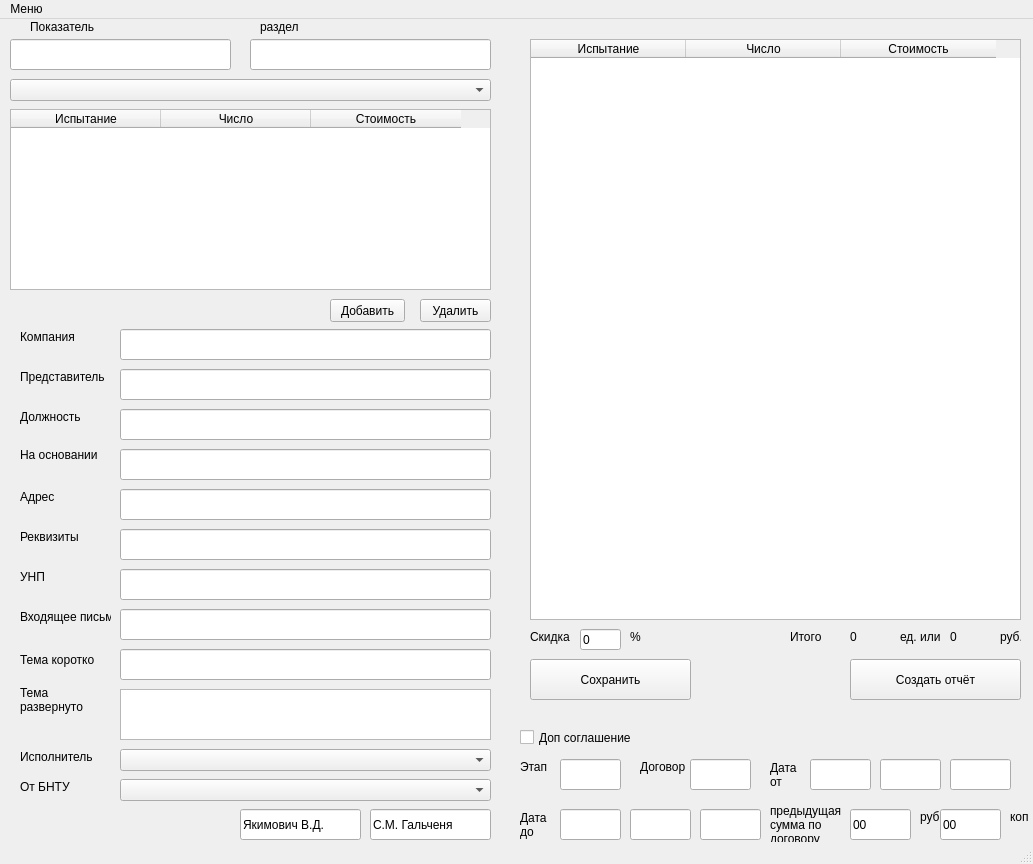
<?xml version="1.0" encoding="UTF-8"?>
<ui version="4.0">
 <class>MainWindow</class>
 <widget class="QMainWindow" name="MainWindow">
  <property name="geometry">
   <rect>
    <x>0</x>
    <y>0</y>
    <width>1033</width>
    <height>864</height>
   </rect>
  </property>
  <property name="windowTitle">
   <string>MainWindow</string>
  </property>
  <widget class="QWidget" name="centralwidget">
   <widget class="QTableWidget" name="tableWidget">
    <property name="geometry">
     <rect>
      <x>10</x>
      <y>90</y>
      <width>481</width>
      <height>181</height>
     </rect>
    </property>
    <property name="editTriggers">
     <set>QAbstractItemView::EditKeyPressed</set>
    </property>
    <attribute name="horizontalHeaderCascadingSectionResizes">
     <bool>false</bool>
    </attribute>
    <attribute name="horizontalHeaderDefaultSectionSize">
     <number>150</number>
    </attribute>
    <attribute name="horizontalHeaderMinimumSectionSize">
     <number>50</number>
    </attribute>
    <attribute name="horizontalHeaderShowSortIndicator" stdset="0">
     <bool>false</bool>
    </attribute>
    <attribute name="horizontalHeaderStretchLastSection">
     <bool>false</bool>
    </attribute>
    <column>
     <property name="text">
      <string>Испытание</string>
     </property>
    </column>
    <column>
     <property name="text">
      <string>Число</string>
     </property>
    </column>
    <column>
     <property name="text">
      <string>Стоимость</string>
     </property>
    </column>
   </widget>
   <widget class="QPushButton" name="addButton_1">
    <property name="geometry">
     <rect>
      <x>330</x>
      <y>280</y>
      <width>75</width>
      <height>23</height>
     </rect>
    </property>
    <property name="text">
     <string>Добавить</string>
    </property>
   </widget>
   <widget class="QComboBox" name="comboBox">
    <property name="geometry">
     <rect>
      <x>10</x>
      <y>60</y>
      <width>481</width>
      <height>22</height>
     </rect>
    </property>
   </widget>
   <widget class="QPushButton" name="deleteButton">
    <property name="geometry">
     <rect>
      <x>420</x>
      <y>280</y>
      <width>71</width>
      <height>23</height>
     </rect>
    </property>
    <property name="text">
     <string>Удалить</string>
    </property>
   </widget>
   <widget class="QTableWidget" name="tableWidget_2">
    <property name="geometry">
     <rect>
      <x>530</x>
      <y>20</y>
      <width>491</width>
      <height>581</height>
     </rect>
    </property>
    <attribute name="horizontalHeaderCascadingSectionResizes">
     <bool>false</bool>
    </attribute>
    <attribute name="horizontalHeaderDefaultSectionSize">
     <number>155</number>
    </attribute>
    <attribute name="horizontalHeaderMinimumSectionSize">
     <number>50</number>
    </attribute>
    <attribute name="horizontalHeaderShowSortIndicator" stdset="0">
     <bool>false</bool>
    </attribute>
    <attribute name="horizontalHeaderStretchLastSection">
     <bool>false</bool>
    </attribute>
    <column>
     <property name="text">
      <string>Испытание</string>
     </property>
    </column>
    <column>
     <property name="text">
      <string>Число</string>
     </property>
    </column>
    <column>
     <property name="text">
      <string>Стоимость</string>
     </property>
    </column>
   </widget>
   <widget class="QPushButton" name="pushButton_3">
    <property name="geometry">
     <rect>
      <x>530</x>
      <y>640</y>
      <width>161</width>
      <height>41</height>
     </rect>
    </property>
    <property name="text">
     <string>Сохранить</string>
    </property>
   </widget>
   <widget class="QPushButton" name="pushButton_4">
    <property name="geometry">
     <rect>
      <x>850</x>
      <y>640</y>
      <width>171</width>
      <height>41</height>
     </rect>
    </property>
    <property name="text">
     <string>Создать отчёт</string>
    </property>
   </widget>
   <widget class="QLabel" name="label">
    <property name="geometry">
     <rect>
      <x>20</x>
      <y>310</y>
      <width>91</width>
      <height>16</height>
     </rect>
    </property>
    <property name="text">
     <string>Компания</string>
    </property>
   </widget>
   <widget class="QLabel" name="label_2">
    <property name="geometry">
     <rect>
      <x>20</x>
      <y>420</y>
      <width>91</width>
      <height>31</height>
     </rect>
    </property>
    <property name="text">
     <string>На основании</string>
    </property>
    <property name="wordWrap">
     <bool>true</bool>
    </property>
   </widget>
   <widget class="QLabel" name="label_3">
    <property name="geometry">
     <rect>
      <x>20</x>
      <y>470</y>
      <width>91</width>
      <height>16</height>
     </rect>
    </property>
    <property name="text">
     <string>Адрес</string>
    </property>
   </widget>
   <widget class="QLabel" name="label_4">
    <property name="geometry">
     <rect>
      <x>20</x>
      <y>510</y>
      <width>91</width>
      <height>16</height>
     </rect>
    </property>
    <property name="text">
     <string>Реквизиты</string>
    </property>
   </widget>
   <widget class="QLabel" name="label_5">
    <property name="geometry">
     <rect>
      <x>20</x>
      <y>550</y>
      <width>91</width>
      <height>16</height>
     </rect>
    </property>
    <property name="text">
     <string>УНП</string>
    </property>
   </widget>
   <widget class="QLabel" name="label_6">
    <property name="geometry">
     <rect>
      <x>20</x>
      <y>620</y>
      <width>91</width>
      <height>41</height>
     </rect>
    </property>
    <property name="text">
     <string>Тема коротко</string>
    </property>
    <property name="wordWrap">
     <bool>true</bool>
    </property>
   </widget>
   <widget class="QLabel" name="label_7">
    <property name="geometry">
     <rect>
      <x>20</x>
      <y>350</y>
      <width>91</width>
      <height>16</height>
     </rect>
    </property>
    <property name="text">
     <string>Представитель</string>
    </property>
   </widget>
   <widget class="QLabel" name="label_8">
    <property name="geometry">
     <rect>
      <x>30</x>
      <y>0</y>
      <width>91</width>
      <height>16</height>
     </rect>
    </property>
    <property name="text">
     <string>Показатель</string>
    </property>
   </widget>
   <widget class="QLabel" name="label_9">
    <property name="geometry">
     <rect>
      <x>260</x>
      <y>0</y>
      <width>91</width>
      <height>16</height>
     </rect>
    </property>
    <property name="text">
     <string>раздел</string>
    </property>
   </widget>
   <widget class="QLineEdit" name="search_2">
    <property name="geometry">
     <rect>
      <x>250</x>
      <y>20</y>
      <width>241</width>
      <height>31</height>
     </rect>
    </property>
   </widget>
   <widget class="QLineEdit" name="search_1">
    <property name="geometry">
     <rect>
      <x>10</x>
      <y>20</y>
      <width>221</width>
      <height>31</height>
     </rect>
    </property>
   </widget>
   <widget class="QLabel" name="label_10">
    <property name="geometry">
     <rect>
      <x>1000</x>
      <y>610</y>
      <width>21</width>
      <height>16</height>
     </rect>
    </property>
    <property name="text">
     <string>руб.</string>
    </property>
   </widget>
   <widget class="QLabel" name="label_11">
    <property name="geometry">
     <rect>
      <x>950</x>
      <y>610</y>
      <width>41</width>
      <height>16</height>
     </rect>
    </property>
    <property name="text">
     <string>0</string>
    </property>
   </widget>
   <widget class="QLabel" name="label_12">
    <property name="geometry">
     <rect>
      <x>900</x>
      <y>610</y>
      <width>41</width>
      <height>16</height>
     </rect>
    </property>
    <property name="text">
     <string>ед. или</string>
    </property>
   </widget>
   <widget class="QLabel" name="label_13">
    <property name="geometry">
     <rect>
      <x>850</x>
      <y>610</y>
      <width>41</width>
      <height>16</height>
     </rect>
    </property>
    <property name="text">
     <string>0</string>
    </property>
   </widget>
   <widget class="QLabel" name="label_14">
    <property name="geometry">
     <rect>
      <x>790</x>
      <y>610</y>
      <width>41</width>
      <height>16</height>
     </rect>
    </property>
    <property name="text">
     <string>Итого</string>
    </property>
   </widget>
   <widget class="QLabel" name="label_15">
    <property name="geometry">
     <rect>
      <x>530</x>
      <y>610</y>
      <width>41</width>
      <height>16</height>
     </rect>
    </property>
    <property name="text">
     <string>Скидка</string>
    </property>
   </widget>
   <widget class="QLineEdit" name="sale">
    <property name="geometry">
     <rect>
      <x>580</x>
      <y>610</y>
      <width>41</width>
      <height>21</height>
     </rect>
    </property>
    <property name="inputMethodHints">
     <set>Qt::ImhDigitsOnly</set>
    </property>
    <property name="text">
     <string>0</string>
    </property>
   </widget>
   <widget class="QLabel" name="label_16">
    <property name="geometry">
     <rect>
      <x>630</x>
      <y>610</y>
      <width>41</width>
      <height>16</height>
     </rect>
    </property>
    <property name="text">
     <string>%</string>
    </property>
   </widget>
   <widget class="QComboBox" name="comboBox_2">
    <property name="geometry">
     <rect>
      <x>120</x>
      <y>730</y>
      <width>371</width>
      <height>22</height>
     </rect>
    </property>
   </widget>
   <widget class="QLabel" name="label_17">
    <property name="geometry">
     <rect>
      <x>20</x>
      <y>730</y>
      <width>91</width>
      <height>16</height>
     </rect>
    </property>
    <property name="text">
     <string>Исполнитель</string>
    </property>
   </widget>
   <widget class="QLabel" name="label_18">
    <property name="geometry">
     <rect>
      <x>20</x>
      <y>760</y>
      <width>91</width>
      <height>16</height>
     </rect>
    </property>
    <property name="text">
     <string>От БНТУ</string>
    </property>
   </widget>
   <widget class="QComboBox" name="comboBox_3">
    <property name="geometry">
     <rect>
      <x>120</x>
      <y>760</y>
      <width>371</width>
      <height>22</height>
     </rect>
    </property>
   </widget>
   <widget class="QLineEdit" name="textfield_1">
    <property name="geometry">
     <rect>
      <x>120</x>
      <y>310</y>
      <width>371</width>
      <height>31</height>
     </rect>
    </property>
   </widget>
   <widget class="QLineEdit" name="textfield_2">
    <property name="geometry">
     <rect>
      <x>120</x>
      <y>350</y>
      <width>371</width>
      <height>31</height>
     </rect>
    </property>
   </widget>
   <widget class="QLineEdit" name="textfield_3">
    <property name="geometry">
     <rect>
      <x>120</x>
      <y>430</y>
      <width>371</width>
      <height>31</height>
     </rect>
    </property>
   </widget>
   <widget class="QLineEdit" name="textfield_4">
    <property name="geometry">
     <rect>
      <x>120</x>
      <y>470</y>
      <width>371</width>
      <height>31</height>
     </rect>
    </property>
   </widget>
   <widget class="QLineEdit" name="textfield_5">
    <property name="geometry">
     <rect>
      <x>120</x>
      <y>510</y>
      <width>371</width>
      <height>31</height>
     </rect>
    </property>
   </widget>
   <widget class="QLineEdit" name="textfield_6">
    <property name="geometry">
     <rect>
      <x>120</x>
      <y>550</y>
      <width>371</width>
      <height>31</height>
     </rect>
    </property>
   </widget>
   <widget class="QLineEdit" name="textfield_7">
    <property name="geometry">
     <rect>
      <x>120</x>
      <y>590</y>
      <width>371</width>
      <height>31</height>
     </rect>
    </property>
   </widget>
   <widget class="QLineEdit" name="textfield_8">
    <property name="geometry">
     <rect>
      <x>120</x>
      <y>630</y>
      <width>371</width>
      <height>31</height>
     </rect>
    </property>
   </widget>
   <widget class="QLabel" name="label_19">
    <property name="geometry">
     <rect>
      <x>20</x>
      <y>590</y>
      <width>91</width>
      <height>16</height>
     </rect>
    </property>
    <property name="text">
     <string>Входящее письмо</string>
    </property>
   </widget>
   <widget class="QLineEdit" name="chefbox">
    <property name="geometry">
     <rect>
      <x>240</x>
      <y>790</y>
      <width>121</width>
      <height>31</height>
     </rect>
    </property>
    <property name="text">
     <string>Якимович В.Д.</string>
    </property>
   </widget>
   <widget class="QLineEdit" name="zavpes">
    <property name="geometry">
     <rect>
      <x>370</x>
      <y>790</y>
      <width>121</width>
      <height>31</height>
     </rect>
    </property>
    <property name="text">
     <string>С.М. Гальченя</string>
    </property>
   </widget>
   <widget class="QCheckBox" name="checkBox">
    <property name="geometry">
     <rect>
      <x>520</x>
      <y>710</y>
      <width>131</width>
      <height>17</height>
     </rect>
    </property>
    <property name="text">
     <string>Доп соглашение</string>
    </property>
   </widget>
   <widget class="QLabel" name="label_20">
    <property name="geometry">
     <rect>
      <x>520</x>
      <y>740</y>
      <width>31</width>
      <height>16</height>
     </rect>
    </property>
    <property name="text">
     <string>Этап</string>
    </property>
   </widget>
   <widget class="QLabel" name="label_21">
    <property name="geometry">
     <rect>
      <x>640</x>
      <y>740</y>
      <width>51</width>
      <height>16</height>
     </rect>
    </property>
    <property name="text">
     <string>Договор</string>
    </property>
   </widget>
   <widget class="QLineEdit" name="textfield_11">
    <property name="geometry">
     <rect>
      <x>850</x>
      <y>790</y>
      <width>61</width>
      <height>31</height>
     </rect>
    </property>
    <property name="text">
     <string>00</string>
    </property>
   </widget>
   <widget class="QLabel" name="label_22">
    <property name="geometry">
     <rect>
      <x>770</x>
      <y>780</y>
      <width>71</width>
      <height>51</height>
     </rect>
    </property>
    <property name="text">
     <string>предыдущая сумма по договору</string>
    </property>
    <property name="wordWrap">
     <bool>true</bool>
    </property>
   </widget>
   <widget class="QLabel" name="label_23">
    <property name="geometry">
     <rect>
      <x>20</x>
      <y>660</y>
      <width>91</width>
      <height>41</height>
     </rect>
    </property>
    <property name="text">
     <string>Тема развернуто</string>
    </property>
    <property name="wordWrap">
     <bool>true</bool>
    </property>
   </widget>
   <widget class="QLabel" name="label_24">
    <property name="geometry">
     <rect>
      <x>920</x>
      <y>790</y>
      <width>21</width>
      <height>16</height>
     </rect>
    </property>
    <property name="text">
     <string>руб</string>
    </property>
   </widget>
   <widget class="QLineEdit" name="textfield_13">
    <property name="geometry">
     <rect>
      <x>940</x>
      <y>790</y>
      <width>61</width>
      <height>31</height>
     </rect>
    </property>
    <property name="text">
     <string>00</string>
    </property>
   </widget>
   <widget class="QLabel" name="label_25">
    <property name="geometry">
     <rect>
      <x>1010</x>
      <y>790</y>
      <width>21</width>
      <height>16</height>
     </rect>
    </property>
    <property name="text">
     <string>коп</string>
    </property>
   </widget>
   <widget class="QPlainTextEdit" name="plainTextEdit">
    <property name="geometry">
     <rect>
      <x>120</x>
      <y>670</y>
      <width>371</width>
      <height>51</height>
     </rect>
    </property>
   </widget>
   <widget class="QLabel" name="label_26">
    <property name="geometry">
     <rect>
      <x>20</x>
      <y>390</y>
      <width>91</width>
      <height>16</height>
     </rect>
    </property>
    <property name="text">
     <string>Должность</string>
    </property>
   </widget>
   <widget class="QLineEdit" name="textfield_12">
    <property name="geometry">
     <rect>
      <x>120</x>
      <y>390</y>
      <width>371</width>
      <height>31</height>
     </rect>
    </property>
   </widget>
   <widget class="QLineEdit" name="textfield_14">
    <property name="geometry">
     <rect>
      <x>810</x>
      <y>740</y>
      <width>61</width>
      <height>31</height>
     </rect>
    </property>
   </widget>
   <widget class="QLabel" name="label_28">
    <property name="geometry">
     <rect>
      <x>770</x>
      <y>740</y>
      <width>31</width>
      <height>31</height>
     </rect>
    </property>
    <property name="text">
     <string>Дата от</string>
    </property>
    <property name="wordWrap">
     <bool>true</bool>
    </property>
   </widget>
   <widget class="QLineEdit" name="textfield_15">
    <property name="geometry">
     <rect>
      <x>880</x>
      <y>740</y>
      <width>61</width>
      <height>31</height>
     </rect>
    </property>
   </widget>
   <widget class="QLineEdit" name="textfield_16">
    <property name="geometry">
     <rect>
      <x>950</x>
      <y>740</y>
      <width>61</width>
      <height>31</height>
     </rect>
    </property>
   </widget>
   <widget class="QLineEdit" name="textfield_17">
    <property name="geometry">
     <rect>
      <x>560</x>
      <y>790</y>
      <width>61</width>
      <height>31</height>
     </rect>
    </property>
   </widget>
   <widget class="QLineEdit" name="textfield_18">
    <property name="geometry">
     <rect>
      <x>700</x>
      <y>790</y>
      <width>61</width>
      <height>31</height>
     </rect>
    </property>
   </widget>
   <widget class="QLabel" name="label_29">
    <property name="geometry">
     <rect>
      <x>520</x>
      <y>790</y>
      <width>31</width>
      <height>31</height>
     </rect>
    </property>
    <property name="text">
     <string>Дата до</string>
    </property>
    <property name="wordWrap">
     <bool>true</bool>
    </property>
   </widget>
   <widget class="QLineEdit" name="textfield_19">
    <property name="geometry">
     <rect>
      <x>630</x>
      <y>790</y>
      <width>61</width>
      <height>31</height>
     </rect>
    </property>
   </widget>
   <widget class="QLineEdit" name="textfield_9">
    <property name="geometry">
     <rect>
      <x>560</x>
      <y>740</y>
      <width>61</width>
      <height>31</height>
     </rect>
    </property>
   </widget>
   <widget class="QLineEdit" name="textfield_10">
    <property name="geometry">
     <rect>
      <x>690</x>
      <y>740</y>
      <width>61</width>
      <height>31</height>
     </rect>
    </property>
   </widget>
  </widget>
  <widget class="QMenuBar" name="menubar">
   <property name="geometry">
    <rect>
     <x>0</x>
     <y>0</y>
     <width>1033</width>
     <height>21</height>
    </rect>
   </property>
   <widget class="QMenu" name="menu">
    <property name="title">
     <string>Меню</string>
    </property>
    <addaction name="openF"/>
    <addaction name="NewDoc"/>
   </widget>
   <addaction name="menu"/>
  </widget>
  <widget class="QStatusBar" name="statusbar"/>
  <action name="openF">
   <property name="text">
    <string>Открыть</string>
   </property>
  </action>
  <action name="NewDoc">
   <property name="text">
    <string>Новый договор</string>
   </property>
  </action>
 </widget>
 <resources/>
 <connections/>
</ui>
